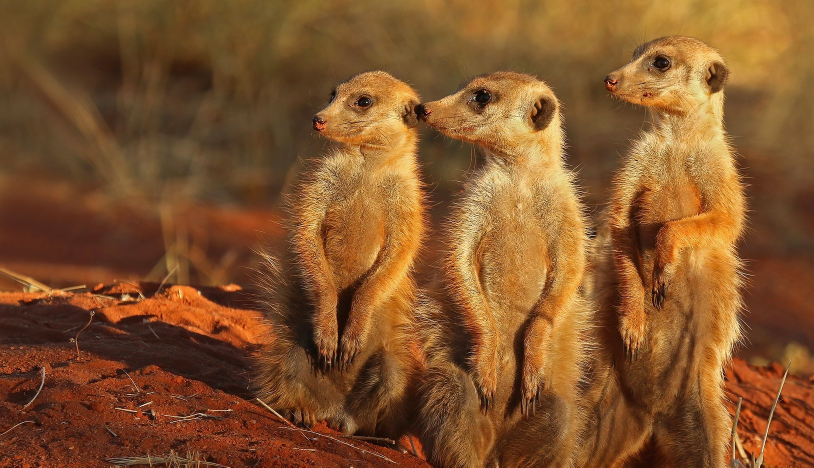
#> input picture lecture_figures/natural_selection/images/meerkats.jpg, 1628 x 935 px, found by its file name (shown at 1/2 size)
$ python prepare_images.py
#> lines starting #> are read from the running program, lines starting #| are printed output that depends on the picture
"""Prepare photographs at the exact aspect of their BB512 picture placeholders.
'fill' crops to fill; 'fit' letterboxes on the slide background colour (#FBFAF6).
Run from the lecture folder: python3 images/prepare_images.py"""
from PIL import Image
BG = (0xFB, 0xFA, 0xF6)
SIZES = {"title": (5.43, 7.5), "takeaway": (7.40, 4.25), "half": (5.57, 4.25), "full": (11.73, 3.95)}
def make(src, out, layout, mode="fill", focus=(0.5, 0.5), dpi=220):
#> called with src = 'images/source/meerkats.jpg', out = 'images/title_meerkats.jpg', layout = 'title', mode = 'fill', focus = (0.42, 0.5), dpi = 220
    W, H = [int(v * dpi) for v in SIZES[layout]]
    im = Image.open(src).convert("RGB")
#> im is the input picture: PIL image 1628x935 RGB; mean R, G, B 130.8, 84.2, 43.4
    if mode == "fill":
        r = max(W / im.width, H / im.height)
#> r = 1.76
        im = im.resize((round(im.width * r), round(im.height * r)), Image.LANCZOS)
#> im: PIL image 2873x1650 RGB
        x = int((im.width - W) * focus[0]); y = int((im.height - H) * focus[1])
#> after `x = int((im.width - W) * focus[0])`: x = 705
#> after `y = int((im.height - H) * focus[1])`: y = 0
        im = im.crop((x, y, x + W, y + H))
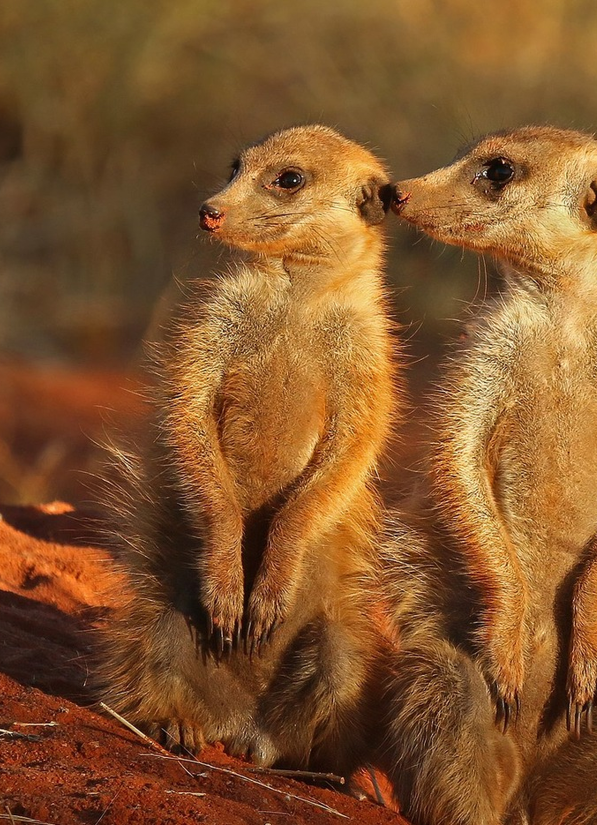
#> im: PIL image 1194x1650 RGB (shown at 1/2 size); mean R, G, B 131.2, 85.4, 44.2
    else:
        r = min(W / im.width, H / im.height)
        im = im.resize((round(im.width * r), round(im.height * r)), Image.LANCZOS)
        canvas = Image.new("RGB", (W, H), BG)
        canvas.paste(im, ((W - im.width) // 2, (H - im.height) // 2)); im = canvas
    im.save(out, quality=92)
def pair(a, b, out, layout, dpi=220, gap=0.15, vertical=False):
    W, H = [int(v * dpi) for v in SIZES[layout]]
    g = int(gap * dpi)
    canvas = Image.new("RGB", (W, H), BG)
    for i, src in enumerate([a, b]):
        im = Image.open(src).convert("RGB")
        w, h = (W, (H - g) // 2) if vertical else ((W - g) // 2, H)
        r = min(w / im.width, h / im.height)
        im = im.resize((round(im.width * r), round(im.height * r)), Image.LANCZOS)
        if vertical:
            canvas.paste(im, ((W - im.width) // 2, i * (h + g) + (h - im.height) // 2))
        else:
            canvas.paste(im, (i * (w + g) + (w - im.width) // 2, (H - im.height) // 2))
    canvas.save(out, quality=92)
S = "images/source/"
make(S + "meerkats.jpg", "images/title_meerkats.jpg", "title", focus=(0.42, 0.5))
make(S + "babbler.jpg", "images/babbler.jpg", "half", focus=(0.5, 0.3))
#> call 2 of make, with src = 'images/source/babbler.jpg', out = 'images/babbler.jpg', layout = 'half', mode = 'fill', focus = (0.5, 0.3), dpi = 220
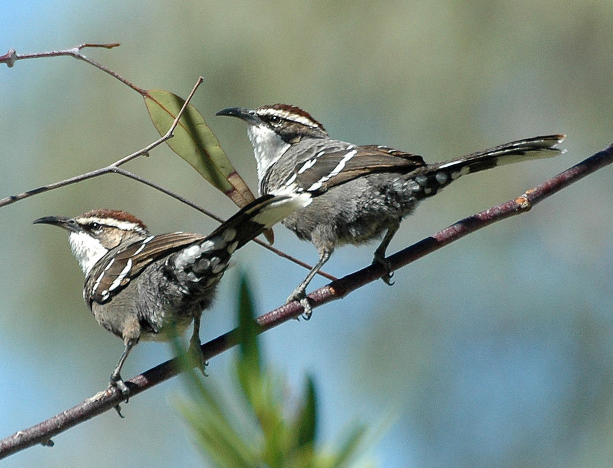
#> input picture lecture_figures/behaviour_altruism/images/babbler.jpg, 1225 x 935 px, found by its file name (shown at 1/2 size)
#> in make, im is the input picture: PIL image 1225x935 RGB; mean R, G, B 124, 140.4, 131.7
make(S + "mole_rat.jpg", "images/mole_rat.jpg", "half", "fit")      # CC BY-NC-ND: not cropped
#> call 3 of make, with src = 'images/source/mole_rat.jpg', out = 'images/mole_rat.jpg', layout = 'half', mode = 'fit', focus = (0.5, 0.5), dpi = 220
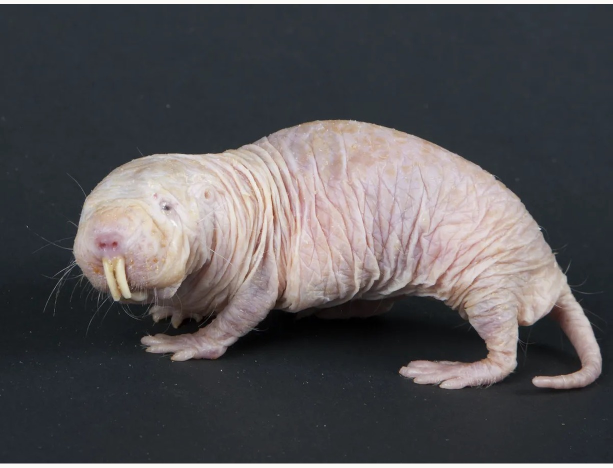
#> input picture lecture_figures/behaviour_altruism/images/mole_rat.jpg, 1225 x 935 px, found by its file name (shown at 1/2 size)
#> in make, im is the input picture: PIL image 1225x935 RGB; mean R, G, B 85.8, 83.8, 86.2
#> in make (call 3), `canvas = Image.new("RGB", (W, H), BG)`:
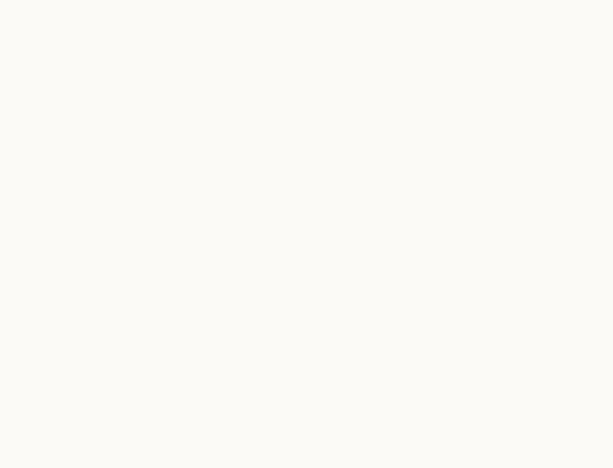
#> canvas: PIL image 1225x935 RGB (shown at 1/2 size); mean R, G, B 251, 250, 246
make(S + "bighorn_rams.jpg", "images/ritual_fights.jpg", "takeaway", "fit")  # lions dropped: shows an escalated fight
#> (the run stopped early here; a loop or call above may not have finished)
